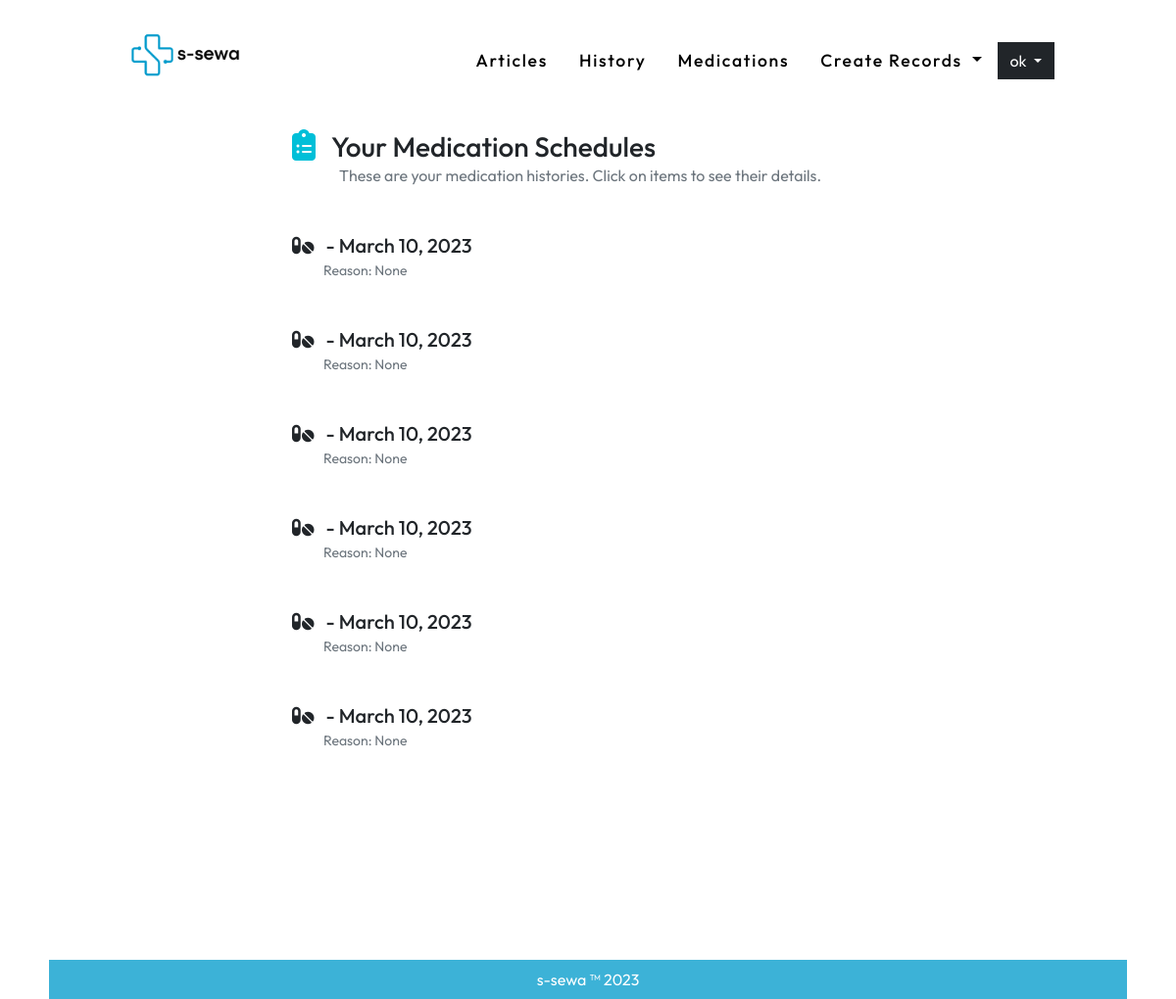
Before: /medications/ (signed in) with the older database file.
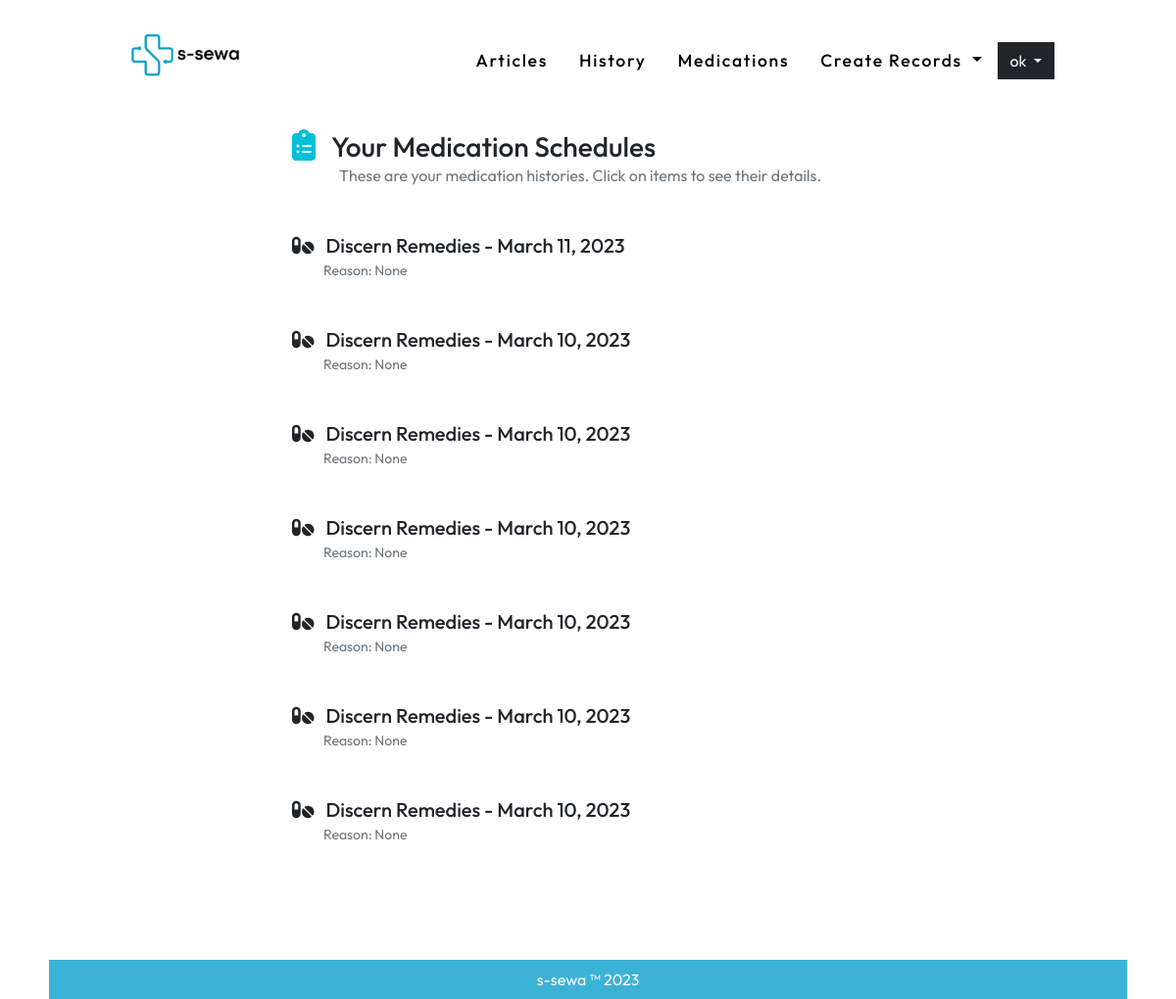
After: the same page with the newer database file.
### user_auth/models.py (models this page shows, shortened)
class User(AbstractUser):
    username = None#models.CharField(max_length=255, null=True, blank=True)
    email = models.EmailField(
        verbose_name='email address',
        max_length=255,
        unique=True,
    )
    user_verification = models.BooleanField(default=False) #initially this field is false but will se chan
    is_active = models.BooleanField(default=False)
    is_staff = models.BooleanField(default=False) # a admin user; non super-user
    is_admin = models.BooleanField(default=False)
    is_institution = models.BooleanField(default=False)
    is_patient = models.BooleanField(default=False)
    document = models.FileField(null=True, upload_to='useruploads/')
    USERNAME_FIELD = 'email'
    REQUIRED_FIELDS = [] #emaila nd password are required fields and first name and last name is inherited from the user creation model
    object = UserManager()
    @property
    def username(self):
        return self.email.split('@')[0]

### medication/models.py (models this page shows, shortened)
class MedicationSchedule(models.Model):
    medicine = models.ManyToManyField(Medicine, related_name='medicine', through='MedicineMedicationSchedule')
    created_date = models.DateTimeField(auto_now_add=True)
    user = models.ForeignKey(User, on_delete=models.CASCADE)
    created_by = models.ForeignKey(User, on_delete=models.CASCADE, related_name='institution')
    desc = models.CharField(max_length=500, null=True)
    @property
    def allmedicines(self):
        return MedicineMedicationSchedule.objects.filter(medicationSchedule=self.id)
    @property
    def created(self):
        return '%s' % date(self.created_date, "F d, Y")

### medication/views.py (the view)
# urls.py: path('', MedicationListView.as_view(), name='medicationlist' ),
class MedicationListView(LoginRequiredMixin,ListView):
    template_name = 'medication/medicationlist.html'
    model = MedicationSchedule
    object_name = 'object_list'
    def get_context_data(self, **kwargs):
        context = super(MedicationListView, self).get_context_data(**kwargs)
        obj = MedicationSchedule.objects.filter(user = self.request.user).order_by('-id') | MedicationSchedule.objects.filter(created_by = self.request.user).order_by('-id')
        context.update({ "object_list":obj, 'medication_page':'active'})
        return context

### templates/medication/medicationlist.html (shortened to what this page needs)
{% extends '../base.html' %}
{% load static %}
{%block bodyblock%}
<div class="container-fluid px-0 mx-0 homediv">
 <div class="container col-lg-7 px-5 my-2">
    <h3 class="p-0 m-0"><i class="fa-solid fa-clipboard-list text-primary fs-2"></i> &nbsp;  Your Medication Schedules</h3>
    <p class="mt-0 ms-5 mb-5 p-0 text-muted cursor">These are your medication histories. Click on items to see their details.</p>
    {% for i in object_list %}
    <div type="button" data-bs-toggle="modal" data-bs-target="#exampleModal{{i.id}}" class="mb-5 cursor" >
      {% if request.user.is_institution %}
      <h5 class="p-0 m-0"><i class="fa-solid fa-pills represent"></i> &nbsp; {{i.user.first_name}} {{i.user.last_name}} - {{i.created}} </h5>
      {%else%}
      <h5 class="p-0 m-0"><i class="fa-solid fa-pills represent"></i> &nbsp; {{i.created_by.first_name}} - {{i.created}} </h5>
    {%endif%}
      <small class="px-4 mx-2 mt-0 pt-0  text-muted ">Reason: {{i.desc}}</small>
    </div>
    {%empty%}
    <p class="text-center my-5 py-5 text-muted">No schedules.</p>
    {%endfor%}
 </div>
</div>
{%endblock%}

### templates/base.html (shortened to what this page needs)
<!DOCTYPE html>
{% load static %}
<html lang="en">
  <head>
    <link
      href="https://cdn.jsdelivr.net/npm/bootstrap@5.0.2/dist/css/bootstrap.min.css"
      rel="stylesheet"
    />
    <link rel="stylesheet" href="https://cdnjs.cloudflare.com/ajax/libs/font-awesome/6.2.1/css/all.min.css">
    <link rel="stylesheet" href="{% static '/css/style.css'%}" />
    <link rel="stylesheet" href="{% static '/owlcarousel/owl.carousel.min.css'%}">
    <link rel="stylesheet" href="{% static '/owlcarousel/owl.theme.default.min.css'%}">
  </head>
  <body>
    {%include 'navbar.html'%}
    {%block bodyblock%}
    {%endblock%}
    {% include 'footer.html'%}
  </body>
</html>

### templates/navbar.html (shortened to what this page needs)
{% load static %}
<div class="container-fluid px-0 mx-0  ">
    <div class="container col-lg-10 py-3">
      <nav class="navbar navbar-expand-lg">
        <div class="container-fluid">
          <a class=" text-decoration-none logo" href="/"><img class="mb-3 me-2" height="60" src="{% static 'images/logo.png'%}" >
          </a>
          <div class="collapse navbar-collapse" id="navbarSupportedContent">
            {% if user.is_authenticated %}
            <ul class="navbar-nav ms-auto mb-2 mb-lg-0">
              <li class="nav-item me-3">
                <a class="nav-link {{article_page}} " href="/articles">Articles</a>
              </li>
              <li class="nav-item me-3">
                <a class="nav-link {{history_page}}" href="{% url 'records:list'%}">History</a>
              </li>
              <li class="nav-item me-3">
                <a class="nav-link {{medication_page}} " href="{% url 'medication:medicationlist'%}" >Medications</a>
              </li>
              {% if request.user.is_patient %}
              <li class="nav-item me-3">
                <a class="nav-link {{homepage}}" aria-current="page" href="{%url 'qrapp:qr'%}"
                  >QR</a
                >
              </li>
              {% else %}
              <li class="nav-item dropdown me-2">
                <a class="nav-link dropdown-toggle" href="#" id="navbarDropdownMenuLink" role="button" data-bs-toggle="dropdown" aria-expanded="false">
                  Create Records
                </a>
              </li>
              {%endif%}
            </ul>
            <div class="dropdown">
              <a
                class="btn btn-dark dropdown-toggle"
                href="#"
                role="button"
                id="dropdownMenuLink"
                data-bs-toggle="dropdown"
                aria-expanded="false"
              >
                {{user.username}}
              </a>
            </div>
            {%endif%}
          </div>
        </div>
      </nav>
    </div>
  </div>

### templates/footer.html
<footer class="col-lg-11 mx-auto bg-primary" >
    <div class="text-center footer ">
        <p class="text-white p-2 mt-5" >s-sewa ™ 2023 </p>
    </div>
</footer>

### static/css/style.css (style rules this page uses)
* { box-sizing: border-box; font-family: "Outfit", sans-serif; scroll-behavior: smooth; }
html, body { height: 100%; }
.homediv { min-height: calc(100% ) !important; }
.btn { border-radius: 0px !important; }
.nav-link { font-size: 1.1rem; font-weight: 500; letter-spacing: 1.7px; color: #000; transition: 0.78s; }
.logo { font-size: 1.5rem; font-weight: 600; letter-spacing: 1.7px; color: #000; transition: 0.78s; }
.bg-primary { background-color: #0c9fce !important; opacity: 0.8; }
.text-primary { color: #00bfd8 !important; }
footer { width: 100%; height: 2.5rem; margin-top: 2em; }

Changed rows visible on the page:
added MedicationSchedule: created_by.first_name "Discern Remedies", created "March 11, 2023", desc "None"
changed through a linked row, MedicationSchedule (number 2 of 7 on the later page): created_by.first_name (not shown) → "Discern Remedies"
changed through a linked row, MedicationSchedule (number 3 of 7 on the later page): created_by.first_name (not shown) → "Discern Remedies"
changed through a linked row, MedicationSchedule (number 4 of 7 on the later page): created_by.first_name (not shown) → "Discern Remedies"
changed through a linked row, MedicationSchedule (number 5 of 7 on the later page): created_by.first_name (not shown) → "Discern Remedies"
changed through a linked row, MedicationSchedule (number 6 of 7 on the later page): created_by.first_name (not shown) → "Discern Remedies"
changed through a linked row, MedicationSchedule (number 7 of 7 on the later page): created_by.first_name (not shown) → "Discern Remedies"
